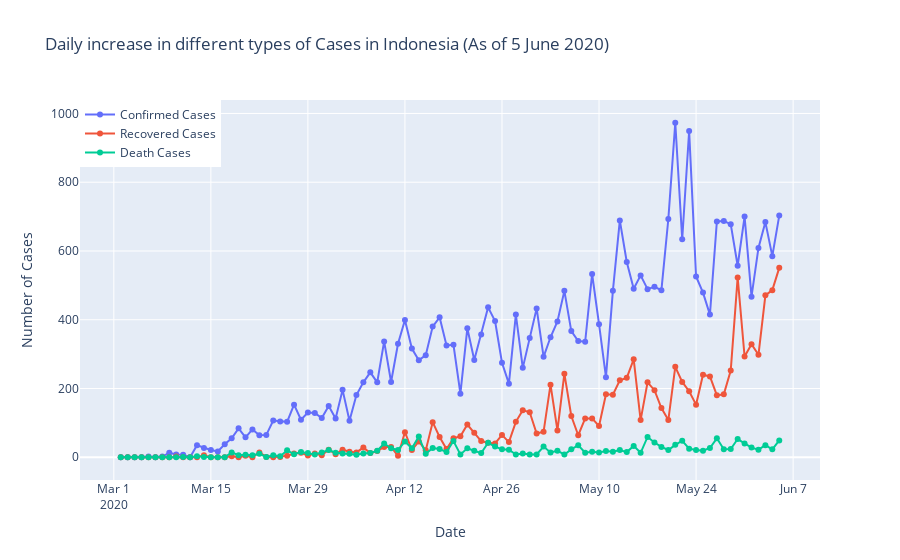

Notebook cell for this chart:
### Code cell
print("Average increase in number of Confirmed Cases every day: ",np.round(datewise["Confirmed"].diff().fillna(0).mean()))
print("Average increase in number of Recovered Cases every day: ",np.round(datewise["Recovered"].diff().fillna(0).mean()))
print("Average increase in number of Deaths Cases every day: ",np.round(datewise["Deaths"].diff().fillna(0).mean()))

fig=go.Figure()
fig.add_trace(go.Scatter(x=datewise.index, y=datewise["Confirmed"].diff().fillna(0),mode='lines+markers',
                    name='Confirmed Cases'))
fig.add_trace(go.Scatter(x=datewise.index, y=datewise["Recovered"].diff().fillna(0),mode='lines+markers',
                    name='Recovered Cases'))
fig.add_trace(go.Scatter(x=datewise.index, y=datewise["Deaths"].diff().fillna(0),mode='lines+markers',
                    name='Death Cases'))
fig.update_layout(title="Daily increase in different types of Cases in Indonesia (As of 5 June 2020)",
                 xaxis_title="Date",yaxis_title="Number of Cases",legend=dict(x=0,y=1,traceorder="normal"))
fig.show()
